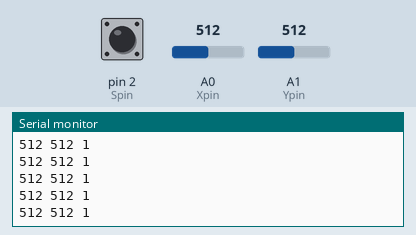
Recording of a sketch running on a simulated Arduino Uno, built with avr-gcc and run on an emulated ATmega328P. Parts: the last lines printed to the serial monitor. The test bench sets the inputs (shaded band); at power-on: A0 (Xpin) = 512, A1 (Ypin) = 512, pin 2 (Spin) HIGH.

Above: at 1.2 s.
1.3 s: A0 (Xpin) set to 716
At 1.76 s:
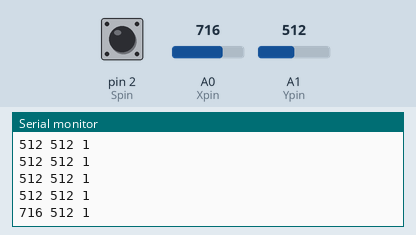
2.8 s: A1 (Ypin) set to 716
At 2.96 s:
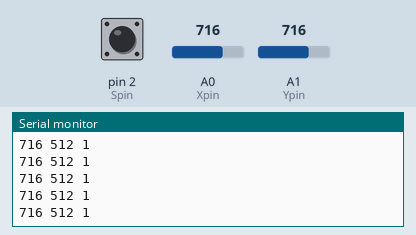
4.3 s: pin 2 (Spin) pulled LOW for 0.25 s
At 4.77 s:
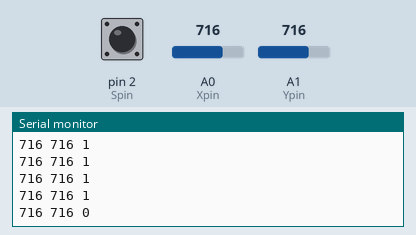
6.0 s: A0 (Xpin) set to 900
At 6.17 s:
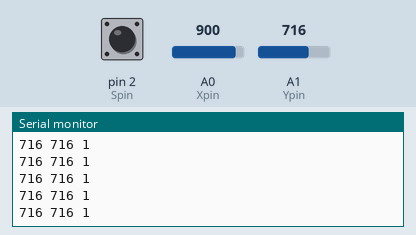
7.5 s: pin 2 (Spin) pulled LOW for 1 s
At 7.98 s:
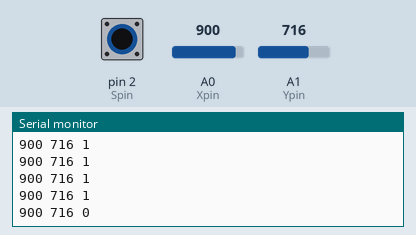
10.0 s: A1 (Ypin) set to 900
At 10.19 s:
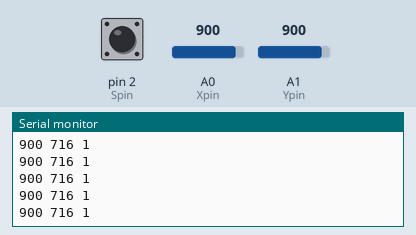
Timing chart, 0 to 12.5 s (numbered marks = the images above; inputs shaded):
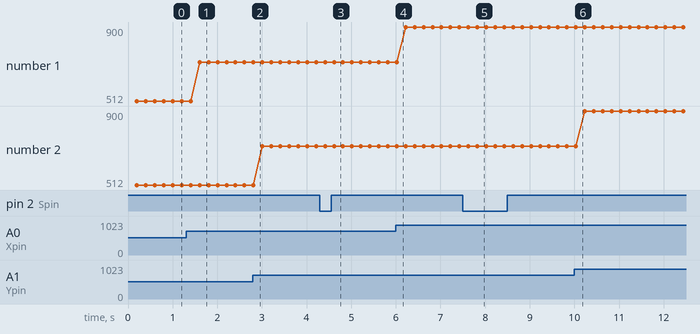

The sketch:

joystick.ino
```cpp
int Xpin=A0;
int Ypin=A1;
int Spin=2;
int Xval;
int Yval;
int Sval;

void setup() {
  Serial.begin(9600);
  pinMode(Xpin,INPUT);
  pinMode(Ypin,INPUT);
  pinMode(Spin,INPUT);
  digitalWrite(Spin, HIGH);
}

void loop() {
  Xval = analogRead(Xpin);
  Yval = analogRead(Ypin);
  Sval = digitalRead(Spin);
  delay(200);

  Serial.print(Xval);
  Serial.print(" ");
  Serial.print(Yval);
  Serial.print(" ");
  Serial.print(Sval);
  Serial.println("");
}
```

Measured:
- after the input at 1.3 s, the serial monitor: prints a new line after 0.31 s (image 1)
- after the input at 4.3 s, the serial monitor: prints a new line after 0.31 s (image 3)
- after the input at 7.5 s, the serial monitor: prints a new line after 0.32 s (image 5)
- plotted number 1: 512 → 716 after the input at 1.3 s, 716 → 900 after the input at 6.0 s
